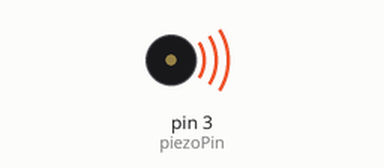
Recording of a sketch running on a simulated Arduino Uno, built with avr-gcc and run on an emulated ATmega328P. On the bench: buzzer (waves = sounding).

Above: at 0.1 s.
Timing chart, 0 to 3.0 s (numbered marks = the images above):
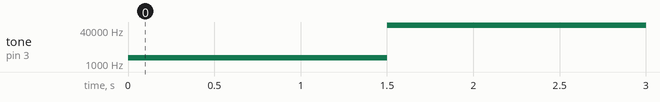

Measured:
- by itself, tone on pin 3 (piezoPin): silent → 2000 Hz at 0.00 s, → 65535 Hz 1.5 s later

The sketch:

engr_lab-r3-piezo_random_noise.ino
```cpp
#define piezoPin 3
int t = 0;
void setup() {
  pinMode(piezoPin, OUTPUT);
}

void loop() {
  while(t==0) {
    tone(piezoPin, 2000); //play a 2000 Hz tone
    delay(1500); //wait 1.5 seconds
    t++; //invalidate the loop so we don't need to listen to the screeching buzzer
  }
  tone(piezoPin, -1); //not actually turning it off, but it is close enough
}
```
